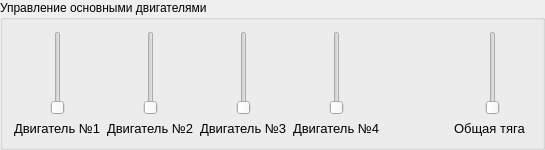
                <widget class="QGroupBox" name="groupBox_8">
                 <property name="title">
                  <string>Управление основными двигателями</string>
                 </property>
                 <layout class="QHBoxLayout" name="horizontalLayout_27">
                  <item>
                   <layout class="QVBoxLayout" name="verticalLayout_8">
                    <item>
                     <widget class="QSlider" name="verticalSlider">
                      <property name="sizePolicy">
                       <sizepolicy hsizetype="Minimum" vsizetype="Expanding">
                        <horstretch>0</horstretch>
                        <verstretch>0</verstretch>
                       </sizepolicy>
                      </property>
                      <property name="orientation">
                       <enum>Qt::Vertical</enum>
                      </property>
                     </widget>
                    </item>
                    <item>
                     <widget class="QLabel" name="label_19">
                      <property name="minimumSize">
                       <size>
                        <width>77</width>
                        <height>13</height>
                       </size>
                      </property>
                      <property name="font">
                       <font>
                        <pointsize>10</pointsize>
                       </font>
                      </property>
                      <property name="text">
                       <string>Двигатель №1</string>
                      </property>
                     </widget>
                    </item>
                   </layout>
                  </item>
                  <item>
                   <layout class="QVBoxLayout" name="verticalLayout_11">
                    <item>
                     <widget class="QSlider" name="verticalSlider_2">
                      <property name="sizePolicy">
                       <sizepolicy hsizetype="Minimum" vsizetype="Expanding">
                        <horstretch>0</horstretch>
                        <verstretch>0</verstretch>
                       </sizepolicy>
                      </property>
                      <property name="orientation">
                       <enum>Qt::Vertical</enum>
                      </property>
                     </widget>
                    </item>
                    <item>
                     <widget class="QLabel" name="label_20">
                      <property name="minimumSize">
                       <size>
                        <width>77</width>
                        <height>13</height>
                       </size>
                      </property>
                      <property name="font">
                       <font>
                        <pointsize>10</pointsize>
                       </font>
                      </property>
                      <property name="text">
                       <string>Двигатель №2</string>
                      </property>
                     </widget>
                    </item>
                   </layout>
                  </item>
                  <item>
                   <layout class="QVBoxLayout" name="verticalLayout_12">
                    <item>
                     <widget class="QSlider" name="verticalSlider_3">
                      <property name="sizePolicy">
                       <sizepolicy hsizetype="Minimum" vsizetype="Expanding">
                        <horstretch>0</horstretch>
                        <verstretch>0</verstretch>
                       </sizepolicy>
                      </property>
                      <property name="orientation">
                       <enum>Qt::Vertical</enum>
                      </property>
                     </widget>
                    </item>
                    <item>
                     <widget class="QLabel" name="label_21">
                      <property name="minimumSize">
                       <size>
                        <width>77</width>
                        <height>13</height>
                       </size>
                      </property>
                      <property name="font">
                       <font>
                        <pointsize>10</pointsize>
                       </font>
                      </property>
                      <property name="text">
                       <string>Двигатель №3</string>
                      </property>
                     </widget>
                    </item>
                   </layout>
                  </item>
                  <item>
                   <layout class="QVBoxLayout" name="verticalLayout_10">
                    <item>
                     <widget class="QSlider" name="verticalSlider_4">
                      <property name="sizePolicy">
                       <sizepolicy hsizetype="Minimum" vsizetype="Expanding">
                        <horstretch>0</horstretch>
                        <verstretch>0</verstretch>
                       </sizepolicy>
                      </property>
                      <property name="orientation">
                       <enum>Qt::Vertical</enum>
                      </property>
                     </widget>
                    </item>
                    <item>
                     <widget class="QLabel" name="label_22">
                      <property name="minimumSize">
                       <size>
                        <width>77</width>
                        <height>13</height>
                       </size>
                      </property>
                      <property name="font">
                       <font>
                        <pointsize>10</pointsize>
                       </font>
                      </property>
                      <property name="text">
                       <string>Двигатель №4</string>
                      </property>
                     </widget>
                    </item>
                   </layout>
                  </item>
                  <item>
                   <spacer name="horizontalSpacer_3">
                    <property name="orientation">
                     <enum>Qt::Horizontal</enum>
                    </property>
                    <property name="sizeHint" stdset="0">
                     <size>
                      <width>68</width>
                      <height>20</height>
                     </size>
                    </property>
                   </spacer>
                  </item>
                  <item>
                   <layout class="QVBoxLayout" name="verticalLayout_9">
                    <item>
                     <widget class="QSlider" name="verticalSlider_5">
                      <property name="sizePolicy">
                       <sizepolicy hsizetype="Minimum" vsizetype="Expanding">
                        <horstretch>0</horstretch>
                        <verstretch>0</verstretch>
                       </sizepolicy>
                      </property>
                      <property name="orientation">
                       <enum>Qt::Vertical</enum>
                      </property>
                     </widget>
                    </item>
                    <item>
                     <widget class="QLabel" name="label_23">
                      <property name="minimumSize">
                       <size>
                        <width>77</width>
                        <height>13</height>
                       </size>
                      </property>
                      <property name="font">
                       <font>
                        <pointsize>10</pointsize>
                       </font>
                      </property>
                      <property name="text">
                       <string>Общая тяга</string>
                      </property>
                     </widget>
                    </item>
                   </layout>
                  </item>
                 </layout>
                </widget>
